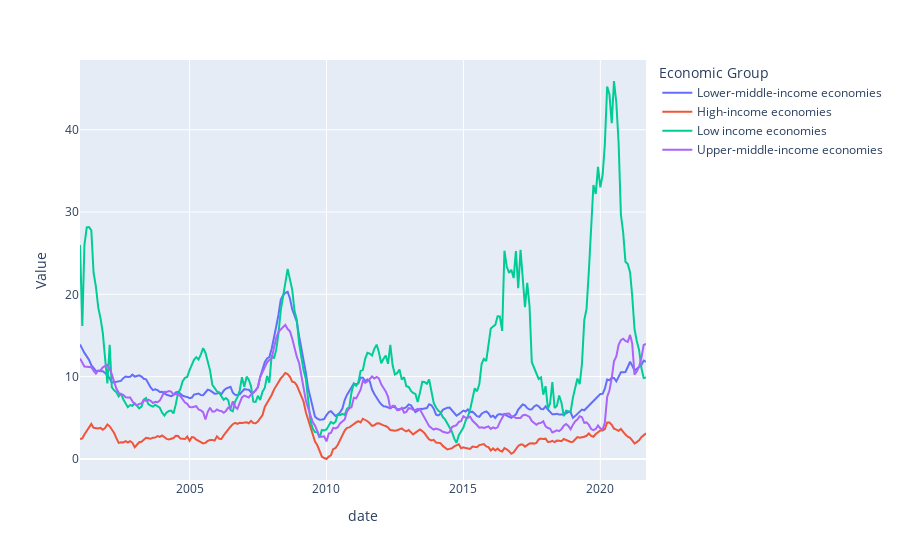

Notebook source saved alongside this figure:
### Code cell
px.line(ecpi_pdf[ecpi_pdf['Item'] == 'Food price inflation'].sort_values(by=['date']) , x='date', y='Value', color='Economic Group')

### Figure 1 — Plotly figure (JSON) as saved in the notebook; plotly's stock layout.template omitted (floating-point values rounded to 4 significant figures; data arrays with more than 128 entries replaced by an {"elided": "..."} marker saying what was removed)
{"data": [{"hovertemplate": "Economic Group=Lower-middle-income economies<br>date=%{x}<br>Value=%{y}<extra></extra>", "legendgroup": "Lower-middle-income economies", "line": {"color": "#636efa", "dash": "solid"}, "marker": {"symbol": "circle"}, "mode": "lines", "name": "Lower-middle-income economies", "orientation": "v", "showlegend": true, "type": "scatter", "x": {"elided": "249 str values"}, "xaxis": "x", "y": {"elided": "249 float values"}, "yaxis": "y"}, {"hovertemplate": "Economic Group=High-income economies<br>date=%{x}<br>Value=%{y}<extra></extra>", "legendgroup": "High-income economies", "line": {"color": "#EF553B", "dash": "solid"}, "marker": {"symbol": "circle"}, "mode": "lines", "name": "High-income economies", "orientation": "v", "showlegend": true, "type": "scatter", "x": {"elided": "249 str values"}, "xaxis": "x", "y": {"elided": "249 float values"}, "yaxis": "y"}, {"hovertemplate": "Economic Group=Low income economies<br>date=%{x}<br>Value=%{y}<extra></extra>", "legendgroup": "Low income economies", "line": {"color": "#00cc96", "dash": "solid"}, "marker": {"symbol": "circle"}, "mode": "lines", "name": "Low income economies", "orientation": "v", "showlegend": true, "type": "scatter", "x": {"elided": "249 str values"}, "xaxis": "x", "y": {"elided": "249 float values"}, "yaxis": "y"}, {"hovertemplate": "Economic Group=Upper-middle-income economies<br>date=%{x}<br>Value=%{y}<extra></extra>", "legendgroup": "Upper-middle-income economies", "line": {"color": "#ab63fa", "dash": "solid"}, "marker": {"symbol": "circle"}, "mode": "lines", "name": "Upper-middle-income economies", "orientation": "v", "showlegend": true, "type": "scatter", "x": {"elided": "249 str values"}, "xaxis": "x", "y": {"elided": "249 float values"}, "yaxis": "y"}], "layout": {"legend": {"title": {"text": "Economic Group"}, "tracegroupgap": 0}, "margin": {"t": 60}, "xaxis": {"anchor": "y", "domain": [0, 1], "title": {"text": "date"}}, "yaxis": {"anchor": "x", "domain": [0, 1], "title": {"text": "Value"}}}}
